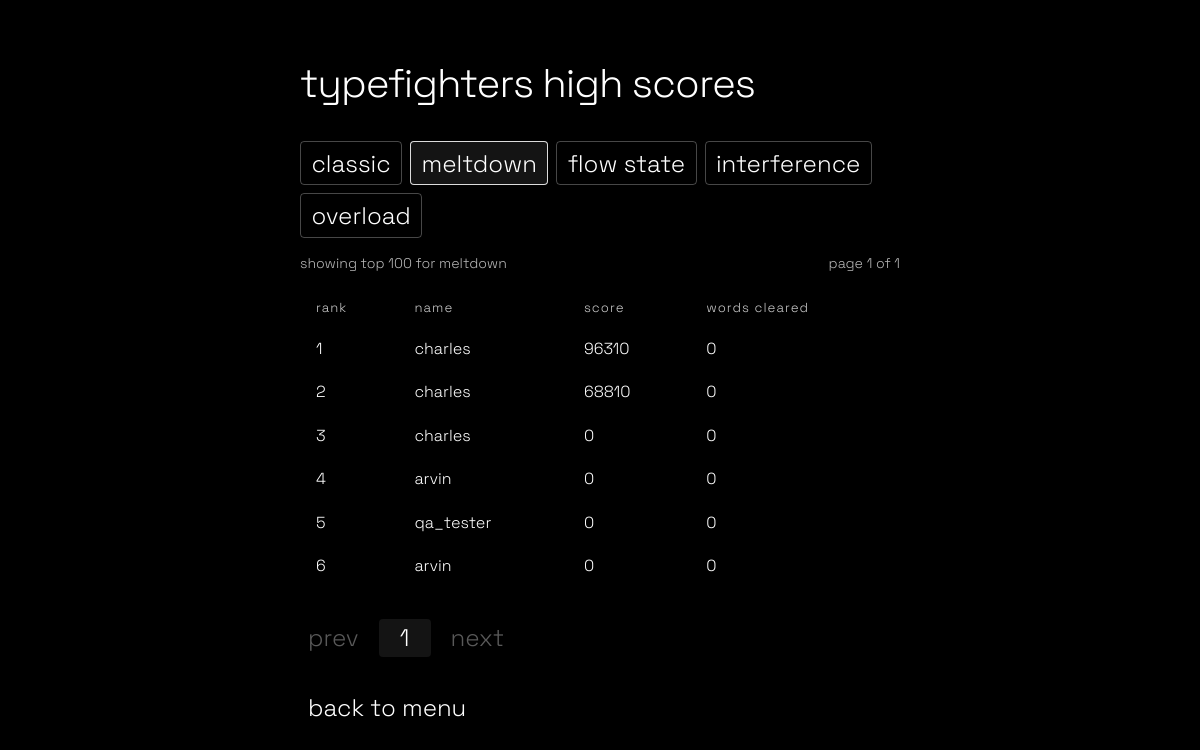
The app's page /highscores?mode=meltdown&page=1, older data.
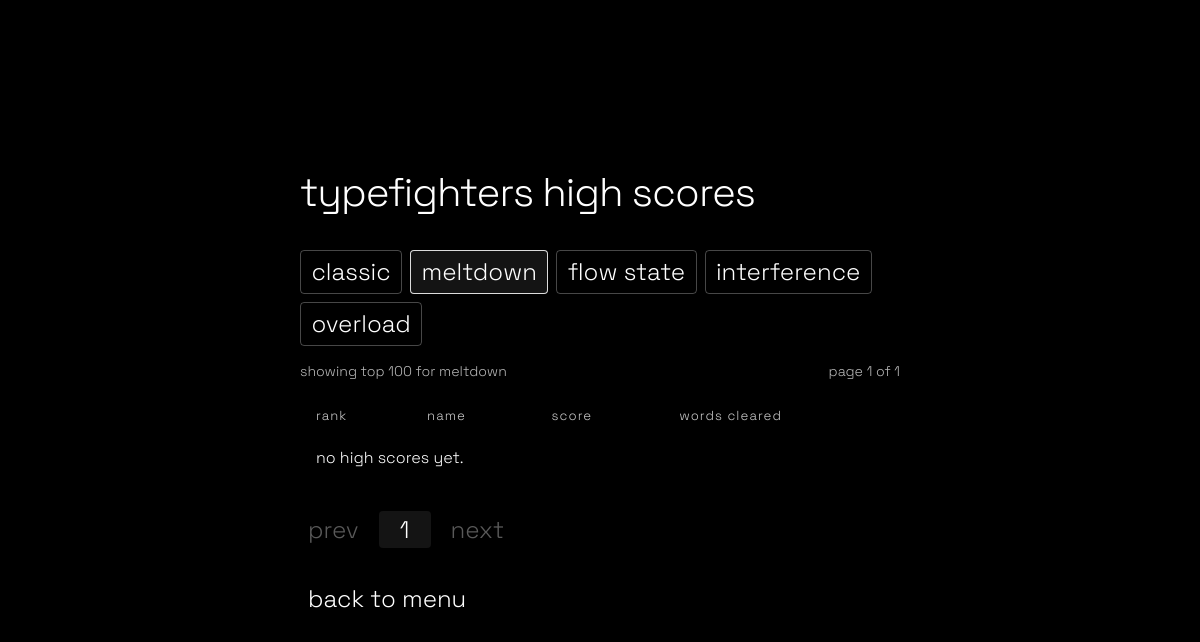
The same page, newer data.
### models.py (models this page shows, shortened)
class HighScore(db.Model):
    id = db.Column(db.Integer, primary_key=True)
    name = db.Column(db.String(50), nullable=False)
    game_mode = db.Column(db.String(20), nullable=False, default='Classic')
    score = db.Column(db.Integer, nullable=False)
    avg_speed = db.Column(db.Float, nullable=False)
    words_typed = db.Column(db.Integer, nullable=False)
    final_stats_json = db.Column(db.Text, nullable=False, default='[]')
    created_at = db.Column(db.DateTime, default=datetime.utcnow)
    def to_dict(self):
        return {
            'name': self.name,
            'game_mode': self.game_mode,
            'score': self.score,
            'avg_speed': self.avg_speed,
            'words_typed': self.words_typed,
            'final_stats_json': self.final_stats_json
        }

### app.py (the view)
@app.route('/highscores')
def highscores():
    mode_tabs = [
        ('classic', 'Classic'),
        ('meltdown', 'Meltdown'),
        ('flow-state', 'Flow State'),
        ('interference', 'Interference'),
        ('overload', 'Overload')
    ]
    selected_mode = (request.args.get('mode') or 'classic').strip().lower()
    if selected_mode not in {slug for slug, _ in mode_tabs}:
        selected_mode = 'classic'
    page = _coerce_int(request.args.get('page'), 1)
    if page < 1:
        page = 1
    query = HighScore.query.filter(HighScore.game_mode == MODE_LABEL_MAP[selected_mode])
    all_scores = query.order_by(HighScore.score.desc(), HighScore.created_at.desc()).limit(100).all()
    page_size = 10
    total_scores = len(all_scores)
    total_pages = max(1, math.ceil(total_scores / page_size))
    if page > total_pages:
        page = total_pages
    start_index = (page - 1) * page_size
    scores = all_scores[start_index:start_index + page_size]
    leaderboard_rows = []
    for index, row in enumerate(scores, start=start_index + 1):
        try:
            final_stats = json.loads(row.final_stats_json or '[]')
        except (TypeError, ValueError):
            final_stats = []
        if not final_stats:
            final_stats = build_final_stats(row.game_mode, row.to_dict())
        leaderboard_rows.append({
            'rank': index,
            'score': row,
            'final_stats': final_stats
        })
    return render_template(
        'highscores.html',
        leaderboard_rows=leaderboard_rows,
        selected_mode=selected_mode,
        selected_mode_label=MODE_LABEL_MAP[selected_mode],
        mode_tabs=mode_tabs,
        stat_headers=build_final_stats(MODE_LABEL_MAP[selected_mode], {}),
        page=page,
        total_pages=total_pages,
        total_scores=total_scores
    )

### app.py (called while the page is built, shortened)
def _coerce_int(value, default=0):
    try:
        return int(round(float(value)))
    except (TypeError, ValueError):
        return default

def build_final_stats(game_mode, payload, mode_stats=None):
    mode_name = str(game_mode or 'Classic').strip()
    data = mode_stats if isinstance(mode_stats, dict) else payload
    if mode_name == 'Meltdown':
        return [
            {'label': 'words cleared', 'value': str(_coerce_int(data.get('total_attempts') or data.get('words_cleared')))}
        ]

### templates/highscores.html
{% extends "base.html" %}
{% block content %}
<div class="highscores-layout">
    <div class="menu-title">typefighters high scores</div>
    <div class="score-tabs">
        {% for slug, label in mode_tabs %}
        <a class="menu-link score-tab{% if selected_mode == slug %} score-tab-active{% endif %}" href="{{ url_for('highscores', mode=slug, page=1) }}">{{ label }}</a>
        {% endfor %}
    </div>
    <div class="highscores-meta">
        <div class="highscores-meta-item">showing top 100 for {{ selected_mode_label }}</div>
        <div class="highscores-meta-item">page {{ page }} of {{ total_pages }}</div>
    </div>
    <div class="responsive-table highscores-table-wrap">
        <table>
            <thead>
                <tr>
                    <th>rank</th>
                    <th>name</th>
                    <th>score</th>
                    {% for header in stat_headers %}
                    <th>{{ header.label }}</th>
                    {% endfor %}
                </tr>
            </thead>
            <tbody>
                {% for item in leaderboard_rows %}
                <tr>
                    <td>{{ item.rank }}</td>
                    <td>{{ item.score.name }}</td>
                    <td>{{ item.score.score }}</td>
                    {% for stat in item.final_stats %}
                    <td>{{ stat.value }}</td>
                    {% endfor %}
                </tr>
                {% else %}
                <tr>
                    <td colspan="{{ 3 + stat_headers|length }}" class="text-center">no high scores yet.</td>
                </tr>
                {% endfor %}
            </tbody>
        </table>
    </div>
    <div class="score-pagination">
        <a class="menu-link score-page-link{% if page <= 1 %} is-disabled{% endif %}" href="{{ url_for('highscores', mode=selected_mode, page=page-1) if page > 1 else '#' }}">prev</a>
        <div class="score-page-numbers">
            {% for page_number in range(1, total_pages + 1) %}
            <a class="menu-link score-page-number{% if page_number == page %} score-page-number-active{% endif %}" href="{{ url_for('highscores', mode=selected_mode, page=page_number) }}">{{ page_number }}</a>
            {% endfor %}
        </div>
        <a class="menu-link score-page-link{% if page >= total_pages %} is-disabled{% endif %}" href="{{ url_for('highscores', mode=selected_mode, page=page+1) if page < total_pages else '#' }}">next</a>
    </div>
    <button class="menu-link" onclick="window.location.href='{{ url_for('menu') }}'">back to menu</button>
</div>
{% endblock %}

### templates/base.html (shortened to what this page needs)
<!DOCTYPE html>
<html lang="en">
<head>
    <link rel="stylesheet" href="{{ url_for('static', filename='styles.css') }}?v=20260419b">
</head>
<body class="{% block body_class %}{% endblock %}">
    <div id="page-root">
        <div class="center-root">
            <div class="center-content">
                {% block content %}{% endblock %}
            </div>
        </div>
    </div>
</body>
</html>

### static/styles.css (style rules this page uses)
body { background: #000; color: #fff; font-family: 'Space Grotesk', 'Fira Mono', 'Consolas', 'Menlo', monospace; min-height: 100vh; margin: 0; height: 100vh; width: 100vw; overflow-x: hidden; font-weight: 300; text-transform: lowercase; }
.center-root { min-height: 100vh; min-width: 100vw; display: flex; align-items: center; justify-content: center; }
.center-content { display: flex; flex-direction: column; align-items: flex-start; justify-content: center; width: 100%; max-width: 600px; margin: 0 auto; opacity: 0; animation: slideFadeIn 1s cubic-bezier(0.4,0,0.2,1) forwards; }
.menu-title { font-size: 2.5rem; font-weight: 300; margin-bottom: 2rem; letter-spacing: -1px; text-align: left; color: #fff; font-family: 'Space Grotesk', sans-serif; text-transform: lowercase; }
.menu-link { display: block; color: #333; background: none; border: none; font-size: 1.5rem; font-family: 'Space Grotesk', sans-serif; margin: 1rem 0; text-align: left; cursor: pointer; text-decoration: none; outline: none; border-radius: 4px; padding: 0.2rem 0.5rem; transition: color 0.2s; font-weight: 300; text-transform: lowercase; }
.menu-link, .menu-link:visited { color: #fff; }
.score-tab { margin: 0; padding: 0.35rem 0.65rem; border: 1px solid rgba(255, 255, 255, 0.28); }
.score-tab.score-tab-active { border-color: rgba(255, 255, 255, 0.85); background: rgba(255, 255, 255, 0.08); }
.score-tabs { display: flex; gap: 0.5rem; flex-wrap: wrap; margin-bottom: 1rem; }
.highscores-layout { width: 100%; }
.highscores-meta { display: flex; justify-content: space-between; gap: 1rem; margin: 0.15rem 0 1rem 0; font-size: 0.88rem; opacity: 0.72; }
.highscores-table-wrap { margin-bottom: 1rem; }
.highscores-table-wrap table th, .highscores-table-wrap table td { padding: 0.55rem 0.4rem; border-bottom: 1px solid rgba(255, 255, 255, 0.12); text-align: left; vertical-align: top; }
.highscores-table-wrap table thead th { border-bottom-color: rgba(255, 255, 255, 0.42); font-size: 0.82rem; letter-spacing: 0.08em; opacity: 0.8; }
.score-pagination { display: flex; align-items: center; gap: 0.75rem; flex-wrap: wrap; margin-bottom: 1rem; }
.score-page-numbers { display: flex; gap: 0.35rem; flex-wrap: wrap; }
.score-page-number, .score-page-link { min-width: 2.25rem; text-align: center; }
.score-page-number-active { border-color: rgba(255, 255, 255, 0.85); background: rgba(255, 255, 255, 0.08); }
.score-page-link.is-disabled { opacity: 0.35; pointer-events: none; }
a, .link-btn { color: #fff; text-decoration: none; cursor: pointer; font-size: 1.1rem; margin: 0.5rem 0; background: none; border: none; padding: 0; font-family: 'Space Grotesk', sans-serif; text-align: left; font-weight: 300; text-transform: lowercase; }
th, td { border: none !important; padding: 0.7rem 1rem !important; text-align: left; color: #fff; background: none; font-family: 'Space Grotesk', sans-serif; font-weight: 300; text-transform: lowercase; }
::placeholder { color: #aaa; }
.responsive-table { width: 100%; }
.responsive-table table { width: 100%; border-collapse: collapse; }

### templates/base.html (style rules this page uses)
.slide-fade-in { animation: slideFadeIn 1s cubic-bezier(0.4,0,0.2,1) forwards; }

Row changes from the older to the newer data that the page shows:
removed HighScore: score.name "charles", score.score "96310"
removed HighScore: score.name "charles", score.score "68810"
removed HighScore: score.name "charles", score.score "0"
removed HighScore: score.name "arvin", score.score "0"
removed HighScore: score.name "qa_tester", score.score "0"
removed HighScore: score.name "arvin", score.score "0"
Text that changed along with them:
text now shown: "no high scores yet."
list line gone: "1 0"
list line gone: "2 0"
list line gone: "3 0"
list line gone: "4 0"
list line gone: "5 0"
list line gone: "6 0"
